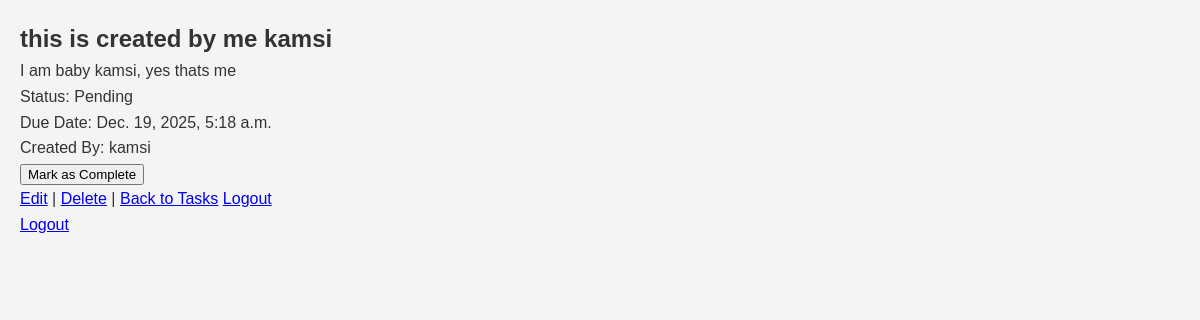
The page /task/4/ (signed in) on the database as committed earlier.
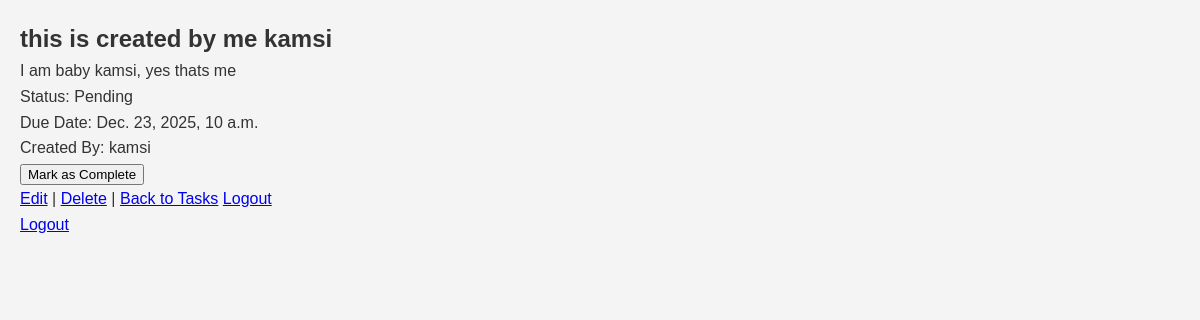
The same page on the database as committed later.
### tasks/models.py (models this page shows, shortened)
class Task(models.Model):
    PRIORITY_CHOICES = [
        ('Low', 'Low'),
        ('Medium', 'Medium'),
        ('High', 'High'),
    ]
    STATUS_CHOICES = [
        ('Pending', 'Pending'),
        ('Completed', 'Completed'),
    ]
    title = models.CharField(max_length=255)
    description = models.TextField()
    due_date = models.DateTimeField()
    priority = models.CharField(choices=PRIORITY_CHOICES, max_length=10)
    status = models.CharField(choices=STATUS_CHOICES, default='Pending', max_length=10)
    created_by = models.ForeignKey(User, related_name='tasks', on_delete=models.CASCADE)
    completed_at = models.DateTimeField(null=True, blank=True)
    created_at = models.DateTimeField(auto_now_add=True)
    updated_at = models.DateTimeField(auto_now=True)

class CustomUser(AbstractUser):
    email = models.EmailField(unique=True)
    username = models.CharField(max_length=150, unique=True)
    objects = CustomUserManager()

### tasks/views.py (the view)
# urls.py: path('task/<int:pk>/', views.TaskDetailView.as_view(), name='task_detail'),
class TaskDetailView(LoginRequiredMixin, DetailView):
    model = Task
    template_name = 'tasks/task_detail.html'
    def dispatch(self, request, *args, **kwargs):
        obj = self.get_object()  # Get the object first
        if obj.created_by != request.user:  # Check if the user owns the task
            return custom_permission_denied_view(request,"You do not have permission to view this task")
        return super().dispatch(request, *args, **kwargs)

### tasks/templates/tasks/task_detail.html (shortened to what this page needs)
{% load static %}
<!DOCTYPE html>
<html lang="en">
  <head>
    <link rel="stylesheet" href="{% static 'css/styles.css' %}" />
  </head>
  <body>
    <h2>{{ object.title }}</h2>
    <p>{{ object.description }}</p>
    <p>Status: {{ object.status }}</p>
    <p>Due Date: {{ object.due_date }}</p>
    <p>Created By: {{ object.created_by.username }}</p>
    <p>
      <button onclick="updateTaskStatus({{ object.pk }})">
        {% if object.status == 'Completed' %} Mark as Incomplete {% else %} Mark
        as Complete {% endif %}
      </button>
    </p>
    <p>
      <a href="{% url 'task_update' object.pk %}">Edit</a> |
      <a href="{% url 'task_delete' object.pk %}">Delete</a> |
      <a href="{% url 'task_list' %}">Back to Tasks</a>
      <a href="{% url 'logout' %}">Logout</a>
    </p>
    <p>
      <a href="{% url 'logout' %}">Logout</a>
    </p>
  </body>
</html>

Rows that differ between the two databases and show on the page:
changed Task "this is created by me kamsi": due_date "Dec. 19, 2025, 5:18 a.m." → "Dec. 23, 2025, 10 a.m."
